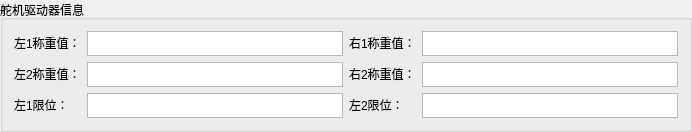
      <widget class="QGroupBox" name="groupBox_9">
       <property name="title">
        <string>舵机驱动器信息</string>
       </property>
       <layout class="QGridLayout" name="gridLayout_13">
        <item row="2" column="2">
         <widget class="QLabel" name="label_62">
          <property name="sizePolicy">
           <sizepolicy hsizetype="Expanding" vsizetype="Fixed">
            <horstretch>0</horstretch>
            <verstretch>0</verstretch>
           </sizepolicy>
          </property>
          <property name="text">
           <string>左2限位：</string>
          </property>
         </widget>
        </item>
        <item row="1" column="3">
         <widget class="QTextBrowser" name="rightwei2">
          <property name="sizePolicy">
           <sizepolicy hsizetype="Expanding" vsizetype="Fixed">
            <horstretch>0</horstretch>
            <verstretch>0</verstretch>
           </sizepolicy>
          </property>
          <property name="maximumSize">
           <size>
            <width>16777215</width>
            <height>25</height>
           </size>
          </property>
         </widget>
        </item>
        <item row="1" column="1">
         <widget class="QTextBrowser" name="leftwei2">
          <property name="sizePolicy">
           <sizepolicy hsizetype="Expanding" vsizetype="Fixed">
            <horstretch>0</horstretch>
            <verstretch>0</verstretch>
           </sizepolicy>
          </property>
          <property name="maximumSize">
           <size>
            <width>16777215</width>
            <height>25</height>
           </size>
          </property>
         </widget>
        </item>
        <item row="2" column="0">
         <widget class="QLabel" name="label_63">
          <property name="sizePolicy">
           <sizepolicy hsizetype="Expanding" vsizetype="Fixed">
            <horstretch>0</horstretch>
            <verstretch>0</verstretch>
           </sizepolicy>
          </property>
          <property name="text">
           <string>左1限位：</string>
          </property>
         </widget>
        </item>
        <item row="0" column="2">
         <widget class="QLabel" name="label_66">
          <property name="sizePolicy">
           <sizepolicy hsizetype="Expanding" vsizetype="Fixed">
            <horstretch>0</horstretch>
            <verstretch>0</verstretch>
           </sizepolicy>
          </property>
          <property name="text">
           <string>右1称重值：</string>
          </property>
         </widget>
        </item>
        <item row="0" column="1">
         <widget class="QTextBrowser" name="leftwei1">
          <property name="sizePolicy">
           <sizepolicy hsizetype="Expanding" vsizetype="Fixed">
            <horstretch>0</horstretch>
            <verstretch>0</verstretch>
           </sizepolicy>
          </property>
          <property name="maximumSize">
           <size>
            <width>16777215</width>
            <height>25</height>
           </size>
          </property>
         </widget>
        </item>
        <item row="1" column="0">
         <widget class="QLabel" name="label_60">
          <property name="sizePolicy">
           <sizepolicy hsizetype="Expanding" vsizetype="Fixed">
            <horstretch>0</horstretch>
            <verstretch>0</verstretch>
           </sizepolicy>
          </property>
          <property name="text">
           <string>左2称重值：</string>
          </property>
         </widget>
        </item>
        <item row="1" column="2">
         <widget class="QLabel" name="label_61">
          <property name="sizePolicy">
           <sizepolicy hsizetype="Expanding" vsizetype="Fixed">
            <horstretch>0</horstretch>
            <verstretch>0</verstretch>
           </sizepolicy>
          </property>
          <property name="text">
           <string>右2称重值：</string>
          </property>
         </widget>
        </item>
        <item row="0" column="3">
         <widget class="QTextBrowser" name="rightwei1">
          <property name="sizePolicy">
           <sizepolicy hsizetype="Expanding" vsizetype="Fixed">
            <horstretch>0</horstretch>
            <verstretch>0</verstretch>
           </sizepolicy>
          </property>
          <property name="maximumSize">
           <size>
            <width>16777215</width>
            <height>25</height>
           </size>
          </property>
         </widget>
        </item>
        <item row="2" column="1">
         <widget class="QTextBrowser" name="leftswitch1">
          <property name="sizePolicy">
           <sizepolicy hsizetype="Expanding" vsizetype="Fixed">
            <horstretch>0</horstretch>
            <verstretch>0</verstretch>
           </sizepolicy>
          </property>
          <property name="maximumSize">
           <size>
            <width>16777215</width>
            <height>25</height>
           </size>
          </property>
         </widget>
        </item>
        <item row="0" column="0">
         <widget class="QLabel" name="label_59">
          <property name="sizePolicy">
           <sizepolicy hsizetype="Expanding" vsizetype="Fixed">
            <horstretch>0</horstretch>
            <verstretch>0</verstretch>
           </sizepolicy>
          </property>
          <property name="text">
           <string>左1称重值：</string>
          </property>
         </widget>
        </item>
        <item row="2" column="3">
         <widget class="QTextBrowser" name="leftswitch2">
          <property name="sizePolicy">
           <sizepolicy hsizetype="Expanding" vsizetype="Fixed">
            <horstretch>0</horstretch>
            <verstretch>0</verstretch>
           </sizepolicy>
          </property>
          <property name="maximumSize">
           <size>
            <width>16777215</width>
            <height>25</height>
           </size>
          </property>
         </widget>
        </item>
       </layout>
      </widget>
